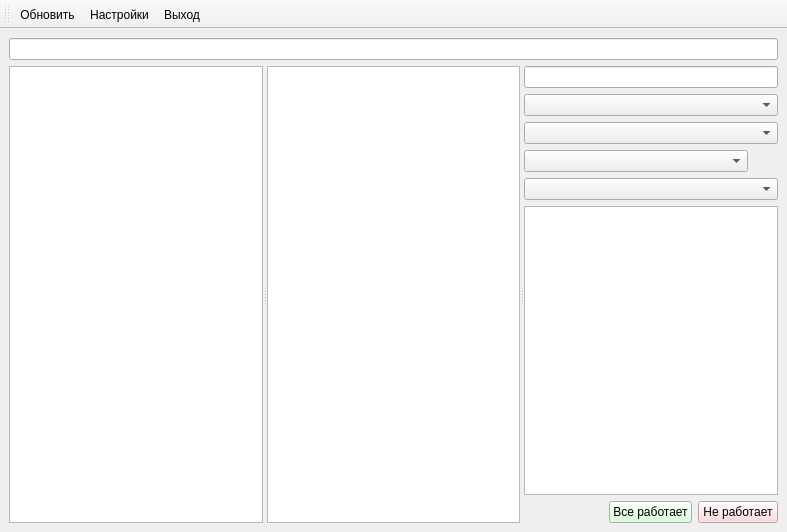
<?xml version="1.0" encoding="UTF-8"?>
<ui version="4.0">
 <class>MainWindowTester</class>
 <widget class="QMainWindow" name="MainWindowTester">
  <property name="geometry">
   <rect>
    <x>0</x>
    <y>0</y>
    <width>787</width>
    <height>532</height>
   </rect>
  </property>
  <property name="windowTitle">
   <string>Redmine [режим тестировщика]</string>
  </property>
  <property name="windowIcon">
   <iconset resource="icons.qrc">
    <normaloff>:/icon</normaloff>:/icon</iconset>
  </property>
  <widget class="QWidget" name="centralwidget">
   <layout class="QVBoxLayout" name="verticalLayout_4">
    <item>
     <widget class="QLineEdit" name="editFind">
      <property name="inputMask">
       <string>00000</string>
      </property>
     </widget>
    </item>
    <item>
     <widget class="QWidget" name="widget_4" native="true">
      <layout class="QHBoxLayout" name="horizontalLayout_3">
       <property name="leftMargin">
        <number>0</number>
       </property>
       <property name="topMargin">
        <number>0</number>
       </property>
       <property name="rightMargin">
        <number>0</number>
       </property>
       <property name="bottomMargin">
        <number>0</number>
       </property>
       <item>
        <widget class="QSplitter" name="MainWindowTesterSplitter">
         <property name="orientation">
          <enum>Qt::Horizontal</enum>
         </property>
         <widget class="QWidget" name="widget" native="true">
          <layout class="QVBoxLayout" name="verticalLayout">
           <property name="leftMargin">
            <number>0</number>
           </property>
           <property name="topMargin">
            <number>0</number>
           </property>
           <property name="rightMargin">
            <number>0</number>
           </property>
           <property name="bottomMargin">
            <number>0</number>
           </property>
           <item>
            <widget class="QTableWidget" name="tableTest">
             <property name="editTriggers">
              <set>QAbstractItemView::EditKeyPressed</set>
             </property>
             <property name="selectionMode">
              <enum>QAbstractItemView::NoSelection</enum>
             </property>
             <property name="selectionBehavior">
              <enum>QAbstractItemView::SelectRows</enum>
             </property>
            </widget>
           </item>
          </layout>
         </widget>
         <widget class="QWidget" name="widget_2" native="true">
          <layout class="QVBoxLayout" name="verticalLayout_2">
           <property name="leftMargin">
            <number>0</number>
           </property>
           <property name="topMargin">
            <number>0</number>
           </property>
           <property name="rightMargin">
            <number>0</number>
           </property>
           <property name="bottomMargin">
            <number>0</number>
           </property>
           <item>
            <widget class="QTableWidget" name="tableTask">
             <property name="editTriggers">
              <set>QAbstractItemView::NoEditTriggers</set>
             </property>
             <property name="selectionMode">
              <enum>QAbstractItemView::NoSelection</enum>
             </property>
             <property name="selectionBehavior">
              <enum>QAbstractItemView::SelectRows</enum>
             </property>
            </widget>
           </item>
          </layout>
         </widget>
         <widget class="QWidget" name="widget_3" native="true">
          <layout class="QVBoxLayout" name="verticalLayout_3">
           <property name="leftMargin">
            <number>0</number>
           </property>
           <property name="topMargin">
            <number>0</number>
           </property>
           <property name="rightMargin">
            <number>0</number>
           </property>
           <property name="bottomMargin">
            <number>0</number>
           </property>
           <item>
            <widget class="QLineEdit" name="editName">
             <property name="toolTip">
              <string>Название задачи</string>
             </property>
             <property name="maxLength">
              <number>255</number>
             </property>
            </widget>
           </item>
           <item>
            <widget class="QComboBox" name="comboProject">
             <property name="toolTip">
              <string>Алгоритм</string>
             </property>
            </widget>
           </item>
           <item>
            <widget class="QComboBox" name="comboTrack"/>
           </item>
           <item>
            <widget class="QWidget" name="widget_5" native="true">
             <layout class="QHBoxLayout" name="horizontalLayout" stretch="1,0">
              <property name="leftMargin">
               <number>0</number>
              </property>
              <property name="topMargin">
               <number>0</number>
              </property>
              <property name="rightMargin">
               <number>0</number>
              </property>
              <property name="bottomMargin">
               <number>0</number>
              </property>
              <item>
               <widget class="QComboBox" name="comboLevel"/>
              </item>
              <item>
               <widget class="QPushButton" name="btLevelDefault">
                <property name="maximumSize">
                 <size>
                  <width>24</width>
                  <height>24</height>
                 </size>
                </property>
                <property name="toolTip">
                 <string>По умолчанию</string>
                </property>
                <property name="text">
                 <string/>
                </property>
                <property name="icon">
                 <iconset resource="icons.qrc">
                  <normaloff>:/ok</normaloff>:/ok</iconset>
                </property>
                <property name="flat">
                 <bool>true</bool>
                </property>
               </widget>
              </item>
             </layout>
            </widget>
           </item>
           <item>
            <widget class="QComboBox" name="comboUser">
             <property name="toolTip">
              <string>Исполнитель</string>
             </property>
            </widget>
           </item>
           <item>
            <widget class="QTextEdit" name="editComment">
             <property name="toolTip">
              <string>Подробное описание задачи</string>
             </property>
            </widget>
           </item>
           <item>
            <widget class="QWidget" name="widgetButtons" native="true">
             <layout class="QHBoxLayout" name="horizontalLayout_2">
              <property name="leftMargin">
               <number>0</number>
              </property>
              <property name="topMargin">
               <number>0</number>
              </property>
              <property name="rightMargin">
               <number>0</number>
              </property>
              <property name="bottomMargin">
               <number>0</number>
              </property>
              <item>
               <spacer name="horizontalSpacer">
                <property name="orientation">
                 <enum>Qt::Horizontal</enum>
                </property>
                <property name="sizeHint" stdset="0">
                 <size>
                  <width>40</width>
                  <height>20</height>
                 </size>
                </property>
               </spacer>
              </item>
              <item>
               <widget class="QPushButton" name="btCancelTask">
                <property name="palette">
                 <palette>
                  <active>
                   <colorrole role="Button">
                    <brush brushstyle="SolidPattern">
                     <color alpha="255">
                      <red>207</red>
                      <green>255</green>
                      <blue>207</blue>
                     </color>
                    </brush>
                   </colorrole>
                  </active>
                  <inactive>
                   <colorrole role="Button">
                    <brush brushstyle="SolidPattern">
                     <color alpha="255">
                      <red>207</red>
                      <green>255</green>
                      <blue>207</blue>
                     </color>
                    </brush>
                   </colorrole>
                  </inactive>
                  <disabled>
                   <colorrole role="Button">
                    <brush brushstyle="SolidPattern">
                     <color alpha="255">
                      <red>207</red>
                      <green>255</green>
                      <blue>207</blue>
                     </color>
                    </brush>
                   </colorrole>
                  </disabled>
                 </palette>
                </property>
                <property name="toolTip">
                 <string>Если задача выполнена и все корректно работает, жми эту кнопку!</string>
                </property>
                <property name="text">
                 <string>Все работает</string>
                </property>
               </widget>
              </item>
              <item>
               <widget class="QPushButton" name="btReworkingTask">
                <property name="palette">
                 <palette>
                  <active>
                   <colorrole role="Button">
                    <brush brushstyle="SolidPattern">
                     <color alpha="255">
                      <red>255</red>
                      <green>207</green>
                      <blue>207</blue>
                     </color>
                    </brush>
                   </colorrole>
                  </active>
                  <inactive>
                   <colorrole role="Button">
                    <brush brushstyle="SolidPattern">
                     <color alpha="255">
                      <red>255</red>
                      <green>207</green>
                      <blue>207</blue>
                     </color>
                    </brush>
                   </colorrole>
                  </inactive>
                  <disabled>
                   <colorrole role="Button">
                    <brush brushstyle="SolidPattern">
                     <color alpha="255">
                      <red>255</red>
                      <green>207</green>
                      <blue>207</blue>
                     </color>
                    </brush>
                   </colorrole>
                  </disabled>
                 </palette>
                </property>
                <property name="toolTip">
                 <string>Если что-то не работает, жми эту кнопку!</string>
                </property>
                <property name="text">
                 <string>Не работает</string>
                </property>
               </widget>
              </item>
             </layout>
            </widget>
           </item>
          </layout>
         </widget>
        </widget>
       </item>
      </layout>
     </widget>
    </item>
   </layout>
  </widget>
  <widget class="QToolBar" name="toolBar">
   <property name="windowTitle">
    <string>toolBar</string>
   </property>
   <attribute name="toolBarArea">
    <enum>TopToolBarArea</enum>
   </attribute>
   <attribute name="toolBarBreak">
    <bool>false</bool>
   </attribute>
   <addaction name="actionUpdate"/>
   <addaction name="actionSettings"/>
   <addaction name="actionExit"/>
  </widget>
  <action name="actionSettings">
   <property name="checkable">
    <bool>true</bool>
   </property>
   <property name="icon">
    <iconset resource="icons.qrc">
     <normaloff>:/settings</normaloff>:/settings</iconset>
   </property>
   <property name="text">
    <string>Настройки</string>
   </property>
   <property name="toolTip">
    <string>Настройки</string>
   </property>
  </action>
  <action name="actionUpdate">
   <property name="icon">
    <iconset resource="icons.qrc">
     <normaloff>:/update</normaloff>:/update</iconset>
   </property>
   <property name="text">
    <string>Обновить</string>
   </property>
   <property name="toolTip">
    <string>Обновить</string>
   </property>
   <property name="shortcut">
    <string>F5</string>
   </property>
  </action>
  <action name="actionExit">
   <property name="icon">
    <iconset resource="icons.qrc">
     <normaloff>:/exit</normaloff>:/exit</iconset>
   </property>
   <property name="text">
    <string>Выход</string>
   </property>
   <property name="toolTip">
    <string>Выход</string>
   </property>
   <property name="shortcut">
    <string>Alt+F4</string>
   </property>
  </action>
 </widget>
 <resources>
  <include location="icons.qrc"/>
 </resources>
 <connections/>
</ui>
